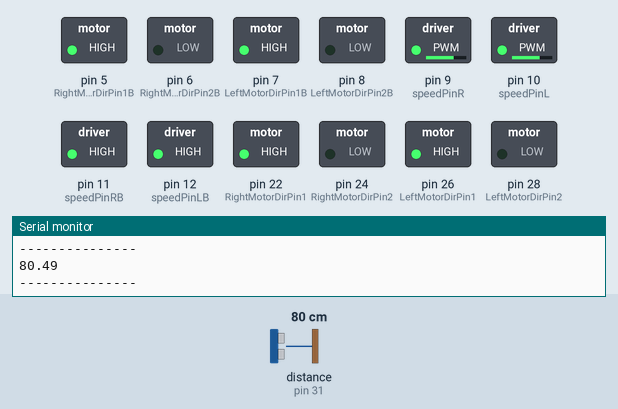
A sketch run on a simulated Arduino Mega 2560, built with avr-gcc and run on an emulated ATmega2560. Parts: switched loads named in the sketch (green lamp = pin HIGH), the last lines printed to the serial monitor. Wiring (inferred from the names in the program): ultrasonic range finder: trigger pin 30; echo pin 31. Inputs (shaded band) come from the test bench; at power-on: distance to the obstacle (sensor on pin 31) 80 cm. The echo pulse lasts 58.3 µs per cm; pins used as bus, display or sensor lines are not drawn.

Above: at 1.2 s.
1.3 s: distance to the obstacle (sensor on pin 31) set to 2 cm
At 1.7 s:
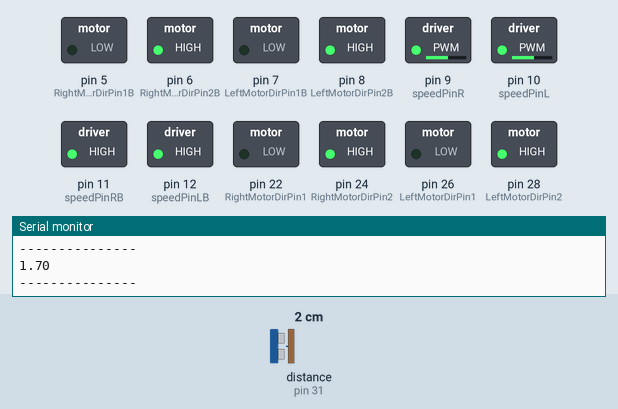
2.8 s: distance to the obstacle (sensor on pin 31) set to 4 cm
At 3.8 s:
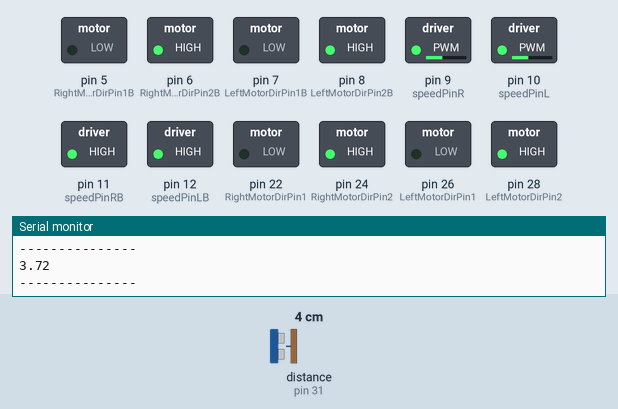
4.3 s: distance to the obstacle (sensor on pin 31) set to 9 cm
At 5.4 s:
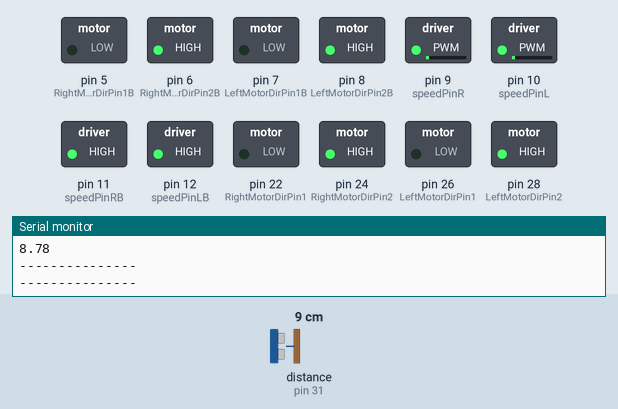
5.8 s: distance to the obstacle (sensor on pin 31) set to 18 cm
At 7.0 s:
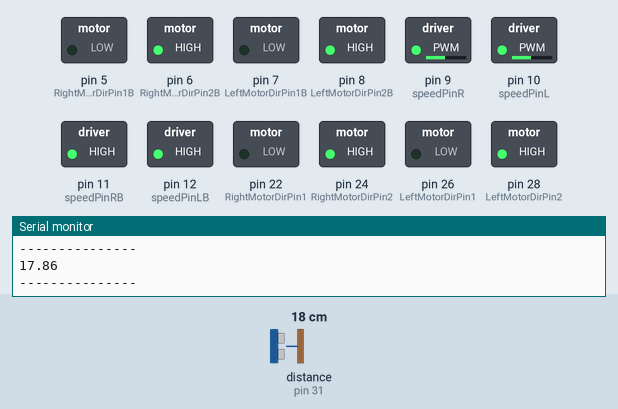
7.3 s: distance to the obstacle (sensor on pin 31) set to 60 cm
At 8.0 s:
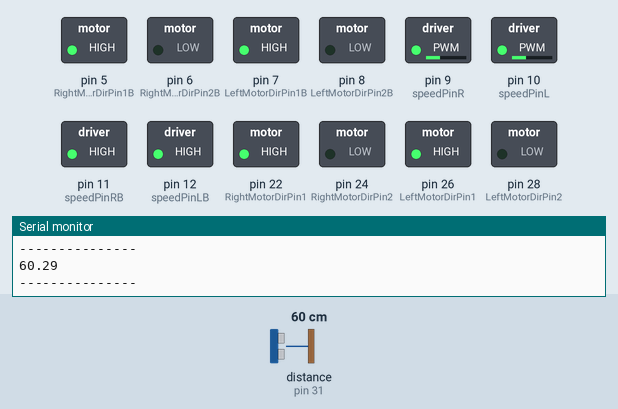
8.9 s: distance to the obstacle (sensor on pin 31) set to 37 cm
At 9.7 s:
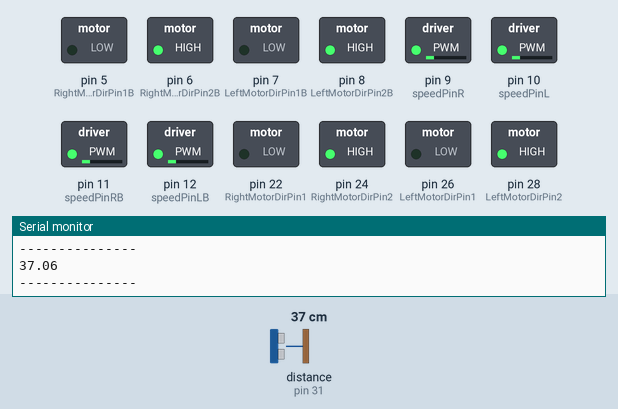
Timing chart, 0 to 11.4 s (numbered marks = the images above; inputs shaded):
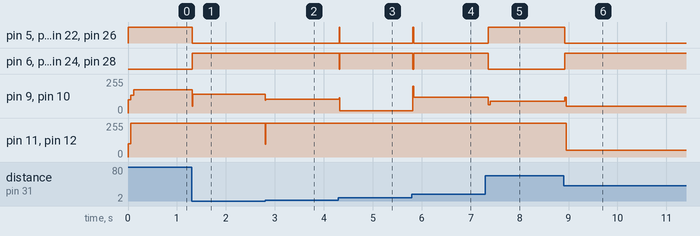

Measured:
- after the input at 1.3 s, pin 5 (RightMotorDirPin1B), pin 7 (LeftMotorDirPin1B), pin 22 (RightMotorDirPin1), pin 26 (LeftMotorDirPin1): HIGH → LOW at once; pin 6 (RightMotorDirPin2B), pin 8 (LeftMotorDirPin2B), pin 24 (RightMotorDirPin2), pin 28 (LeftMotorDirPin2): LOW → HIGH at once; pin 9 (speedPinR), pin 10 (speedPinL): 176/255 → 139/255 at once
- after the input at 2.8 s, pin 9 (speedPinR), pin 10 (speedPinL): 139/255 → 104/255 at once; pin 11 (speedPinRB), pin 12 (speedPinLB): 255/255 → 97/255 at once, → 255/255 0.01 s later
- after the input at 4.3 s, pin 5 (RightMotorDirPin1B): LOW → HIGH at once, → LOW 0.01 s later; pin 6 (RightMotorDirPin2B): HIGH → LOW at once, → HIGH 0.01 s later
- after the input at 5.8 s, pin 5 (RightMotorDirPin1B): LOW → HIGH at once, → LOW 0.02 s later; pin 6 (RightMotorDirPin2B): HIGH → LOW at once, → HIGH 0.02 s later
- after the input at 7.3 s, pin 5 (RightMotorDirPin1B): LOW → HIGH after 0.06 s; pin 6 (RightMotorDirPin2B): HIGH → LOW after 0.06 s
- after the input at 8.9 s, pin 5 (RightMotorDirPin1B): HIGH → LOW at once; pin 6 (RightMotorDirPin2B): LOW → HIGH at once

The sketch:

Move_forward_back_inPID.ino
```cpp
#define TURN_SPEED 100
#define speedPinR 9   //  Front Wheel PWM pin connect Right MODEL-X ENA
#define RightMotorDirPin1  22    //Front Right Motor direction pin 1 to Right MODEL-X IN1  (K1)
#define RightMotorDirPin2  24   //Front Right Motor direction pin 2 to Right MODEL-X IN2   (K1)
#define LeftMotorDirPin1  26    //Front Left Motor direction pin 1 to Right MODEL-X IN3 (K3)
#define LeftMotorDirPin2  28   //Front Left Motor direction pin 2 to Right MODEL-X IN4 (K3)
#define speedPinL 10   //  Front Wheel PWM pin connect Right MODEL-X ENB

#define speedPinRB 11   //  Rear Wheel PWM pin connect Left MODEL-X ENA
#define RightMotorDirPin1B  5    //Rear Right Motor direction pin 1 to Left  MODEL-X IN1 ( K1)
#define RightMotorDirPin2B 6    //Rear Right Motor direction pin 2 to Left  MODEL-X IN2 ( K1)
#define LeftMotorDirPin1B 7    //Rear Left Motor direction pin 1 to Left  MODEL-X IN3  (K3)
#define LeftMotorDirPin2B 8  //Rear Left Motor direction pin 2 to Left  MODEL-X IN4 (K3)
#define speedPinLB 12    //  Rear Wheel PWM pin connect Left MODEL-X ENB

#define flag 11

// PID制御のパラメータ
const float Kp = 2;  // 比例ゲイン
const float Ki = 0.00;  // 積分ゲイン
const float Kd = 0.25;  // 微分ゲイン

// PID制御の変数
float targetSoner = 40;  // 目標位置
float currentSoner = 0;
float previousError = 0;
float integral = 0;
int count = 0;
float tyuou[11];
float pretime;
float dt = 0;

int SPEED = 100;
int TRIG = 30;
int ECHO = 31;

double duration = 0;
double distance = 0;
double speed_of_sound = 331.5 + 0.6 * 25; // 25℃の気温の想定


float soner(){
  digitalWrite(TRIG, LOW);
  delayMicroseconds(2);
  digitalWrite( TRIG, HIGH );
  delayMicroseconds( 10 );
  digitalWrite( TRIG, LOW );
  duration = pulseIn( ECHO, HIGH ); // 往復にかかった時間が返却される[マイクロ秒]

  if (duration > 0) {
    duration = duration / 2; // 往路にかかった時間
    distance = duration * speed_of_sound * 100 / 1000000;
//    Serial.print("Distance:");
//    Serial.print(distance);
//    Serial.println(" cm");
  }
  return distance;
}

/*motor control*/
void go_advance(int speed){
   RL_fwd(speed);
   RR_fwd(speed);
   FR_fwd(speed);
   FL_fwd(speed);
}
void go_back(int speed){
   RL_bck(speed);
   RR_bck(speed);
   FR_bck(speed);
   FL_bck(speed);
}
void right_shift(int speed_fl_fwd,int speed_rl_bck ,int speed_rr_fwd,int speed_fr_bck) {
  FL_fwd(speed_fl_fwd);
  RL_bck(speed_rl_bck);
  RR_fwd(speed_rr_fwd);
  FR_bck(speed_fr_bck);
}
void left_shift(int speed_fl_bck,int speed_rl_fwd ,int speed_rr_bck,int speed_fr_fwd){
   FL_bck(speed_fl_bck);
   RL_fwd(speed_rl_fwd);
   RR_bck(speed_rr_bck);
   FR_fwd(speed_fr_fwd);
}

void left_turn(int speed){
   RL_bck(0);
   RR_fwd(speed);
   FR_fwd(speed);
   FL_bck(0);
}
void right_turn(int speed){
   RL_fwd(speed);
   RR_bck(0);
   FR_bck(0);
   FL_fwd(speed);
}
void left_back(int speed){
   RL_fwd(0);
   RR_bck(speed);
   FR_bck(speed);
   FL_fwd(0);
}
void right_back(int speed){
   RL_bck(speed);
   RR_fwd(0);
   FR_fwd(0);
   FL_bck(speed);
}
void clockwise(int speed){
   RL_fwd(speed);
   RR_bck(speed);
   FR_bck(speed);
   FL_fwd(speed);
}
void countclockwise(int speed){
   RL_bck(speed);
   RR_fwd(speed);
   FR_fwd(speed);
   FL_bck(speed);
}


void FR_fwd(int speed)  //front-right wheel forward turn
{
  digitalWrite(RightMotorDirPin1,HIGH);
  digitalWrite(RightMotorDirPin2,LOW);
  analogWrite(speedPinR,speed);
}
void FR_bck(int speed) // front-right wheel backward turn
{
  digitalWrite(RightMotorDirPin1,LOW);
  digitalWrite(RightMotorDirPin2,HIGH);
  analogWrite(speedPinR,speed);
}
void FL_fwd(int speed) // front-left wheel forward turn
{
  digitalWrite(LeftMotorDirPin1,HIGH);
  digitalWrite(LeftMotorDirPin2,LOW);
  analogWrite(speedPinL,speed);
}
void FL_bck(int speed) // front-left wheel backward turn
{
  digitalWrite(LeftMotorDirPin1,LOW);
  digitalWrite(LeftMotorDirPin2,HIGH);
  analogWrite(speedPinL,speed);
}

void RR_fwd(int speed)  //rear-right wheel forward turn
{
  digitalWrite(RightMotorDirPin1B, HIGH);
  digitalWrite(RightMotorDirPin2B,LOW);
  analogWrite(speedPinRB,speed);
}
void RR_bck(int speed)  //rear-right wheel backward turn
{
  digitalWrite(RightMotorDirPin1B, LOW);
  digitalWrite(RightMotorDirPin2B,HIGH);
  analogWrite(speedPinRB,speed);
}
void RL_fwd(int speed)  //rear-left wheel forward turn
{
  digitalWrite(LeftMotorDirPin1B,HIGH);
  digitalWrite(LeftMotorDirPin2B,LOW);
  analogWrite(speedPinLB,speed);
}
void RL_bck(int speed)    //rear-left wheel backward turn
{
  digitalWrite(LeftMotorDirPin1B,LOW);
  digitalWrite(LeftMotorDirPin2B,HIGH);
  analogWrite(speedPinLB,speed);
}

void stop_Stop()    //Stop
{
  analogWrite(speedPinLB,0);
  analogWrite(speedPinRB,0);
  analogWrite(speedPinL,0);
  analogWrite(speedPinR,0);
}


//Pins initialize
void init_GPIO()
{
  pinMode(RightMotorDirPin1, OUTPUT);
  pinMode(RightMotorDirPin2, OUTPUT);
  pinMode(speedPinL, OUTPUT);

  pinMode(LeftMotorDirPin1, OUTPUT);
  pinMode(LeftMotorDirPin2, OUTPUT);
  pinMode(speedPinR, OUTPUT);
  pinMode(RightMotorDirPin1B, OUTPUT);
  pinMode(RightMotorDirPin2B, OUTPUT);
  pinMode(speedPinLB, OUTPUT);

  pinMode(LeftMotorDirPin1B, OUTPUT);
  pinMode(LeftMotorDirPin2B, OUTPUT);
  pinMode(speedPinRB, OUTPUT);

  stop_Stop();
}

void swap(float* a, float* b) {
  float t = *a;
  *a = *b;
  *b = t;
}

int partition(float arr[], int low, int high) {
  float pivot = arr[high];
  int i = (low - 1);
  for (int j = low; j <= high - 1; j++) {
    if (arr[j] < pivot) {
      i++;
      swap(&arr[i], &arr[j]);
    }
  }
  swap(&arr[i + 1], &arr[high]);
  return (i + 1);
}

void quickSort(float arr[], int low, int high) {
  if (low < high) {
    int pi = partition(arr, low, high);
    quickSort(arr, low, pi - 1);
    quickSort(arr, pi + 1, high);
  }
}

void sortData(float arr[]) {
  quickSort(arr, 0, flag - 1);
}


void setup() {
  // put your setup code here, to run once:
  Serial.begin( 115200 );

  pinMode(ECHO, INPUT );
  pinMode(TRIG, OUTPUT );

  init_GPIO();

  go_advance(SPEED);

  pretime = 0;
}

void loop() {
  if (count == flag){
    dt = (micros()-pretime)/1000000;
    count = 0;
      /*ここにtyuouのクイックソートを挿入*/
      // データのソート
      sortData(tyuou);
      currentSoner = tyuou[5];
//      Serial.print("---------------\n");
//      for(int i = 0; i < 11 ; i++){
//        Serial.print(tyuou[i]);
//        }
//      Serial.print(tyuou[0]);
//      Serial.print("\n");
      Serial.print("---------------\n");
      Serial.print(currentSoner);
      Serial.print("\n");
      Serial.print("---------------\n");
      float error = currentSoner - targetSoner;

    // PID制御信号の計算
    float magnification = (Kp * error + Ki * integral + Kd * ((error - previousError)/dt))/30;

//  Serial.print(magnification);
//  Serial.println("\n");

    if (magnification < 0){
      go_back(255*abs(magnification));
    }
    else{
      go_advance(255*abs(magnification));
    }

    // 積分の更新
    integral += error*dt;

    // 前回エラーの更新
    previousError = error;
    count = 0;
    pretime = micros();

    }
  else{
      tyuou[count] = soner();
      count++;
    }
}
```
